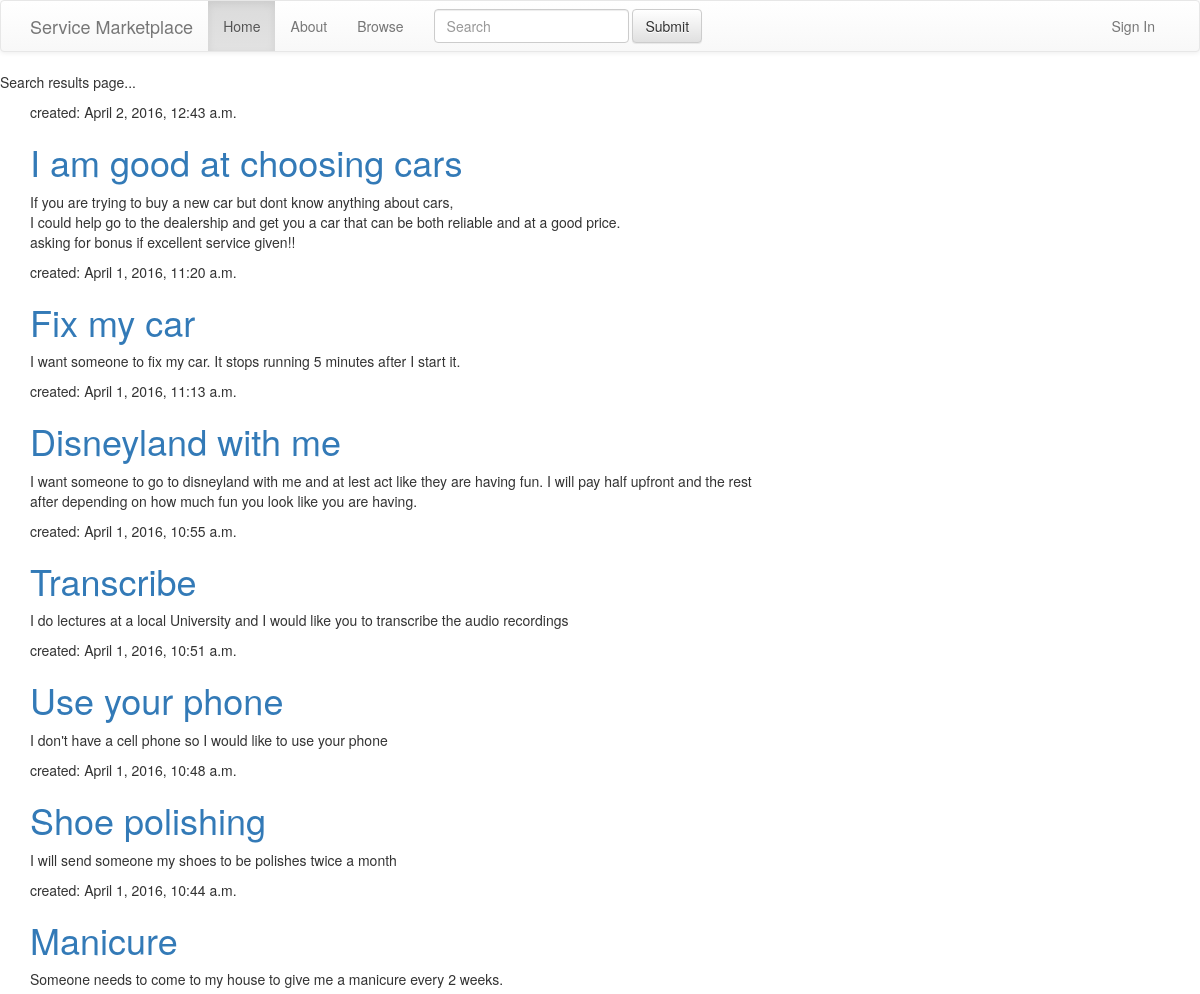
/search/ (upper part), run on an earlier commit of the app's database.
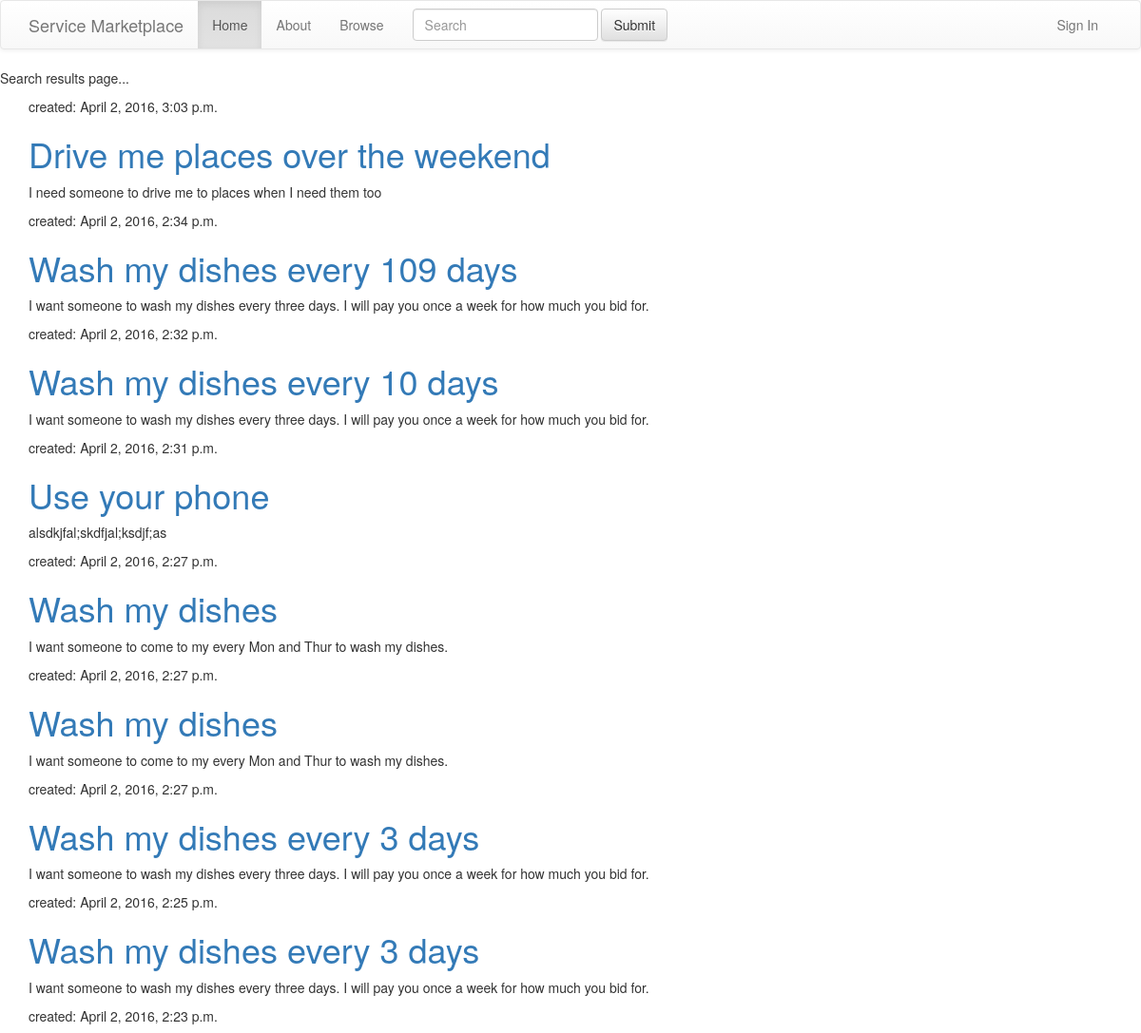
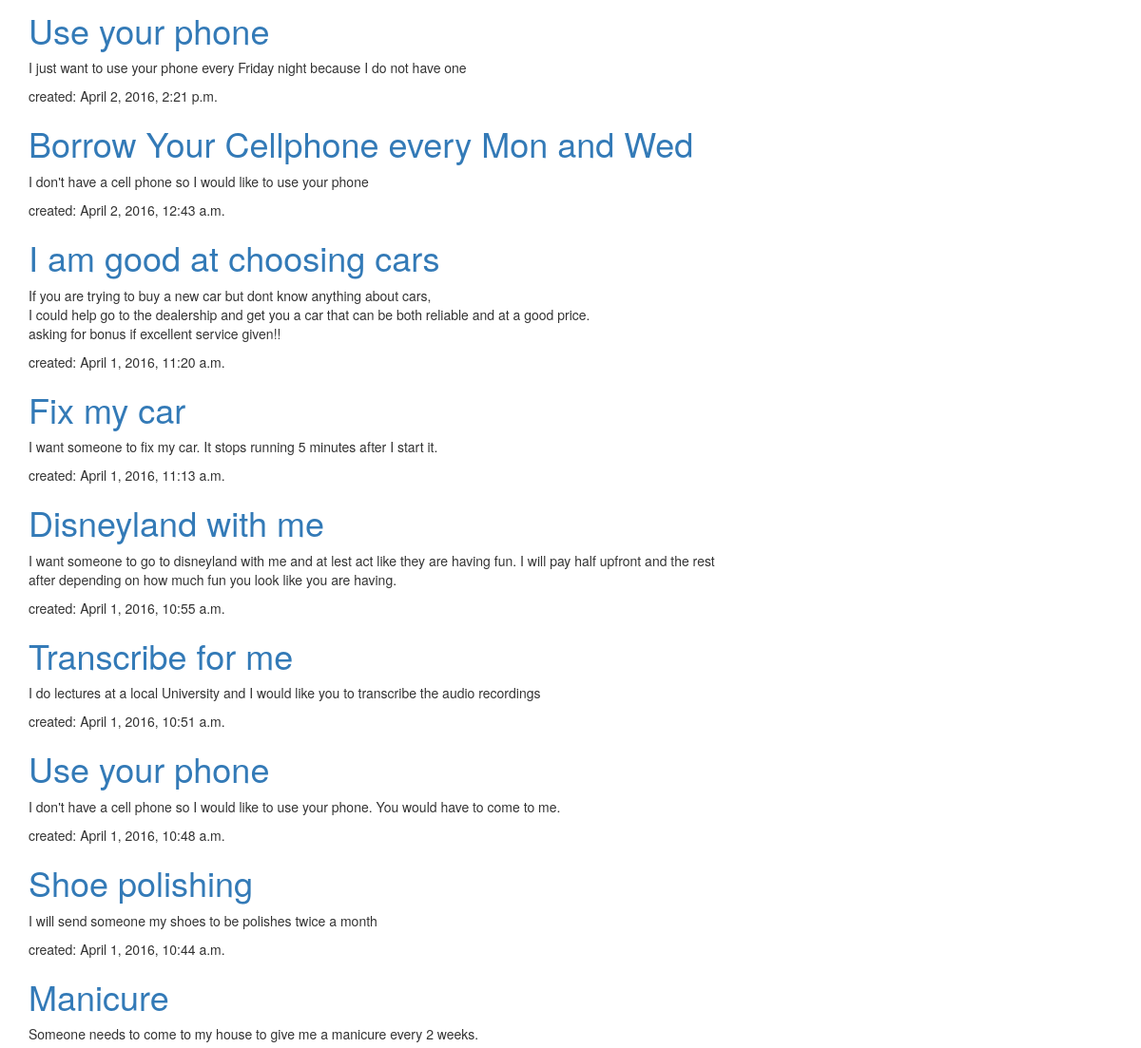
And on a later commit of the database (2 pictures, top to bottom).
### market/models.py (models this page shows, shortened)
class Service(models.Model):
    client= models.ForeignKey(
        settings.AUTH_USER_MODEL,
        related_name='service_client',
        null=True,
        blank=True
    )
    service_provider = models.ForeignKey(
        settings.AUTH_USER_MODEL,
        related_name='service_service_providers',
        null=True,
        blank=True
    )
    title = models.CharField(max_length=100)
    description = models.TextField()
    location = models.CharField(max_length=50, default="U.S.")
    final_time = models.CharField(max_length=20, default="0")
    category = models.CharField(max_length=50, default="Other")
    is_open = models.BooleanField(default=True)
    bid = models.DecimalField(
        max_digits=10,
        decimal_places=2,
        default=1000.00
    )
    created_date = models.DateTimeField(default=timezone.now)

### market/views.py (the view)
# urls.py: url(r'^search/$', views.search, name="search"),
def search(request):
    query = request.GET.get('q')
    if query:
        results = (Service.objects.filter(title__contains=query) |  \
                   Service.objects.filter(description__contains=query)).order_by('-created_date')
    else:
        results = Service.objects.all().order_by('-created_date')
    return render(request, 'market/search_result.html', {'results': results})

### market/templates/market/search_result.html
{% extends "market/base.html" %}
{% block content %}
    <p>Search results page...</p>
    <div class="content container">
        <div class="row">
            <div class="col-md-8">
                {% for service in results %}
                    <div class="service">
                        <div class="date">
                            <p>created: {{ service.created_date }}</p>
                        </div>
                        <h1><a href="{% url 'service_detail' pk=service.pk %}">{{ service.title }}</a></h1>
                        <p>{{ service.description|linebreaks }}</p>
                    </div>
                {% endfor %}
            </div>
        </div>
    </div>
{% endblock %}

What changed in the data, as far as the page shows it:
added Service: created_date "April 2, 2016, 3:03 p.m.", title "Drive me places over the weekend", description "I need someone to drive me to places when I need them too"
added Service: created_date "April 2, 2016, 2:34 p.m.", title "Wash my dishes every 109 days", description "I want someone to wash my dishes every three days. I will pay you once a week for how much you bid for."
added Service: created_date "April 2, 2016, 2:32 p.m.", title "Wash my dishes every 10 days", description "I want someone to wash my dishes every three days. I will pay you once a week for how much you bid for."
added Service: created_date "April 2, 2016, 2:31 p.m.", title "Use your phone", description "alsdkjfal;skdfjal;ksdjf;as"
added Service: created_date "April 2, 2016, 2:27 p.m.", title "Wash my dishes", description "I want someone to come to my every Mon and Thur to wash my dishes."
added Service: created_date "April 2, 2016, 2:27 p.m.", title "Wash my dishes", description "I want someone to come to my every Mon and Thur to wash my dishes."
added Service: created_date "April 2, 2016, 2:27 p.m.", title "Wash my dishes every 3 days", description "I want someone to wash my dishes every three days. I will pay you once a week for how much you bid for."
added Service: created_date "April 2, 2016, 2:25 p.m.", title "Wash my dishes every 3 days", description "I want someone to wash my dishes every three days. I will pay you once a week for how much you bid for."
added Service: created_date "April 2, 2016, 2:23 p.m.", title "Use your phone", description "I just want to use your phone every Friday night because I do not have one"
added Service: created_date "April 2, 2016, 2:21 p.m.", title "Borrow Your Cellphone every Mon and Wed", description "I don't have a cell phone so I would like to use your phone"
changed Service: title "Transcribe" → "Transcribe for me"
changed Service: description "I don't have a cell phone so I would like to use your phone" → "I don't have a cell phone so I would like to use your phone. You would have to come to me."
